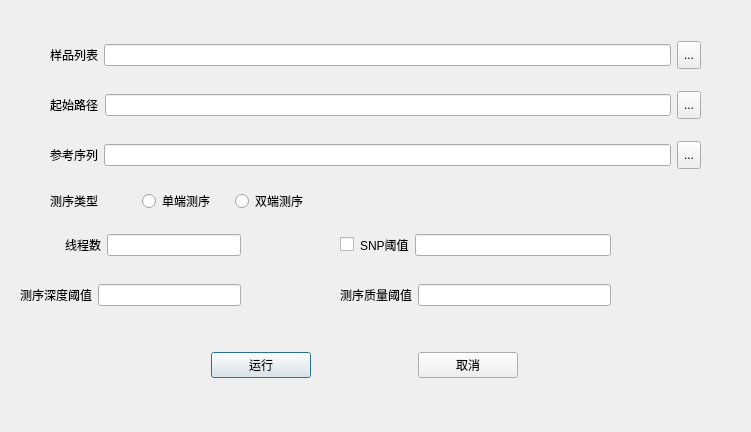
<?xml version="1.0" encoding="UTF-8"?>
<ui version="4.0">
 <class>Dialog</class>
 <widget class="QDialog" name="Dialog">
  <property name="geometry">
   <rect>
    <x>0</x>
    <y>0</y>
    <width>751</width>
    <height>432</height>
   </rect>
  </property>
  <property name="windowTitle">
   <string>Dialog</string>
  </property>
  <widget class="QWidget" name="layoutWidget">
   <property name="geometry">
    <rect>
     <x>50</x>
     <y>40</y>
     <width>651</width>
     <height>30</height>
    </rect>
   </property>
   <layout class="QHBoxLayout" name="horizontalLayout">
    <item>
     <widget class="QLabel" name="sample_LB">
      <property name="text">
       <string>样品列表</string>
      </property>
     </widget>
    </item>
    <item>
     <widget class="QLineEdit" name="sample_LE"/>
    </item>
    <item>
     <widget class="QToolButton" name="sample_TB">
      <property name="maximumSize">
       <size>
        <width>30</width>
        <height>28</height>
       </size>
      </property>
      <property name="text">
       <string>...</string>
      </property>
     </widget>
    </item>
   </layout>
  </widget>
  <widget class="QWidget" name="layoutWidget">
   <property name="geometry">
    <rect>
     <x>50</x>
     <y>90</y>
     <width>651</width>
     <height>30</height>
    </rect>
   </property>
   <layout class="QHBoxLayout" name="horizontalLayout_2">
    <item>
     <widget class="QLabel" name="start_LB">
      <property name="text">
       <string>起始路径</string>
      </property>
     </widget>
    </item>
    <item>
     <widget class="QLineEdit" name="start_LE"/>
    </item>
    <item>
     <widget class="QToolButton" name="start_TB">
      <property name="maximumSize">
       <size>
        <width>30</width>
        <height>28</height>
       </size>
      </property>
      <property name="text">
       <string>...</string>
      </property>
     </widget>
    </item>
   </layout>
  </widget>
  <widget class="QWidget" name="layoutWidget">
   <property name="geometry">
    <rect>
     <x>50</x>
     <y>140</y>
     <width>651</width>
     <height>30</height>
    </rect>
   </property>
   <layout class="QHBoxLayout" name="horizontalLayout_3">
    <item>
     <widget class="QLabel" name="xvle_LB">
      <property name="text">
       <string>参考序列</string>
      </property>
     </widget>
    </item>
    <item>
     <widget class="QLineEdit" name="xvlie_LE"/>
    </item>
    <item>
     <widget class="QToolButton" name="xvlie_TB">
      <property name="maximumSize">
       <size>
        <width>30</width>
        <height>28</height>
       </size>
      </property>
      <property name="text">
       <string>...</string>
      </property>
     </widget>
    </item>
   </layout>
  </widget>
  <widget class="QWidget" name="layoutWidget">
   <property name="geometry">
    <rect>
     <x>20</x>
     <y>230</y>
     <width>221</width>
     <height>30</height>
    </rect>
   </property>
   <layout class="QHBoxLayout" name="horizontalLayout_4">
    <item>
     <spacer name="thread_SP">
      <property name="orientation">
       <enum>Qt::Horizontal</enum>
      </property>
      <property name="sizeType">
       <enum>QSizePolicy::Fixed</enum>
      </property>
      <property name="sizeHint" stdset="0">
       <size>
        <width>45</width>
        <height>20</height>
       </size>
      </property>
     </spacer>
    </item>
    <item>
     <widget class="QLabel" name="thread_LB">
      <property name="text">
       <string>线程数</string>
      </property>
     </widget>
    </item>
    <item>
     <widget class="QLineEdit" name="thread_LE"/>
    </item>
   </layout>
  </widget>
  <widget class="QWidget" name="layoutWidget">
   <property name="geometry">
    <rect>
     <x>20</x>
     <y>280</y>
     <width>221</width>
     <height>30</height>
    </rect>
   </property>
   <layout class="QHBoxLayout" name="horizontalLayout_5">
    <item>
     <widget class="QLabel" name="depth_LB">
      <property name="text">
       <string>测序深度阈值</string>
      </property>
     </widget>
    </item>
    <item>
     <widget class="QLineEdit" name="depth_LE"/>
    </item>
   </layout>
  </widget>
  <widget class="QWidget" name="layoutWidget">
   <property name="geometry">
    <rect>
     <x>340</x>
     <y>280</y>
     <width>271</width>
     <height>30</height>
    </rect>
   </property>
   <layout class="QHBoxLayout" name="horizontalLayout_6">
    <item>
     <widget class="QLabel" name="quality_LB">
      <property name="text">
       <string>测序质量阈值</string>
      </property>
     </widget>
    </item>
    <item>
     <widget class="QLineEdit" name="quality_LE"/>
    </item>
   </layout>
  </widget>
  <widget class="QWidget" name="layoutWidget">
   <property name="geometry">
    <rect>
     <x>340</x>
     <y>230</y>
     <width>271</width>
     <height>30</height>
    </rect>
   </property>
   <layout class="QHBoxLayout" name="horizontalLayout_7">
    <item>
     <widget class="QCheckBox" name="snp_check">
      <property name="text">
       <string/>
      </property>
     </widget>
    </item>
    <item>
     <widget class="QLabel" name="snp_LB">
      <property name="text">
       <string>SNP阈值</string>
      </property>
     </widget>
    </item>
    <item>
     <widget class="QLineEdit" name="snp_LE"/>
    </item>
   </layout>
  </widget>
  <widget class="QWidget" name="layoutWidget">
   <property name="geometry">
    <rect>
     <x>50</x>
     <y>190</y>
     <width>271</width>
     <height>22</height>
    </rect>
   </property>
   <layout class="QHBoxLayout" name="horizontalLayout_8">
    <item>
     <widget class="QLabel" name="type_LB">
      <property name="text">
       <string>测序类型</string>
      </property>
     </widget>
    </item>
    <item>
     <widget class="QRadioButton" name="single_RB">
      <property name="text">
       <string>单端测序</string>
      </property>
     </widget>
    </item>
    <item>
     <widget class="QRadioButton" name="double_RB">
      <property name="text">
       <string>双端测序</string>
      </property>
     </widget>
    </item>
   </layout>
  </widget>
  <widget class="QWidget" name="layoutWidget">
   <property name="geometry">
    <rect>
     <x>110</x>
     <y>350</y>
     <width>511</width>
     <height>30</height>
    </rect>
   </property>
   <layout class="QHBoxLayout" name="horizontalLayout_9">
    <item>
     <widget class="QPushButton" name="run_btn">
      <property name="maximumSize">
       <size>
        <width>100</width>
        <height>16777215</height>
       </size>
      </property>
      <property name="text">
       <string>运行</string>
      </property>
     </widget>
    </item>
    <item>
     <widget class="QPushButton" name="cancel_btn">
      <property name="maximumSize">
       <size>
        <width>100</width>
        <height>16777215</height>
       </size>
      </property>
      <property name="text">
       <string>取消</string>
      </property>
     </widget>
    </item>
   </layout>
  </widget>
 </widget>
 <resources/>
 <connections/>
</ui>
